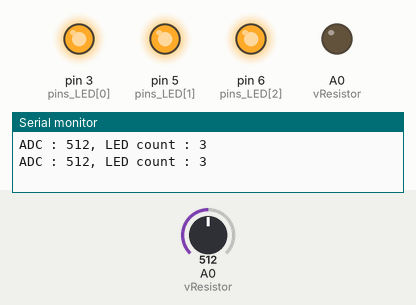
This sketch was run on a simulated Arduino Uno, built with avr-gcc and run on an emulated ATmega328P. Parts: output pins drawn as LEDs (lit = HIGH), the last lines printed to the serial monitor. Inputs (shaded band) come from the test bench; at power-on: A0 (vResistor) = 512.

Above: at 1.8 s.
1.9 s: A0 (vResistor) set to 498
At 2.7 s:
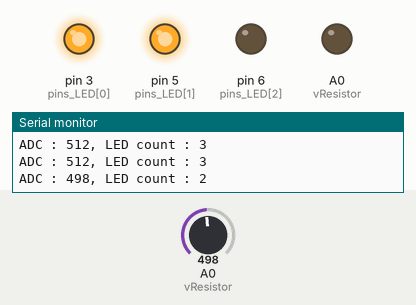
3.5 s: A0 (vResistor) set to 273
5.2 s: A0 (vResistor) set to 237
At 7.0 s:
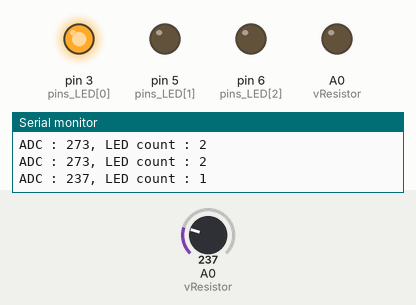
7.5 s: A0 (vResistor) set to 900
At 8.6 s:
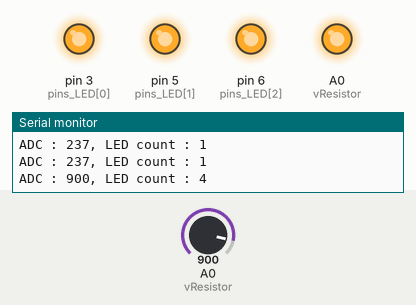
9.5 s: A0 (vResistor) set to 781
11.2 s: A0 (vResistor) set to 755
At 12.9 s:
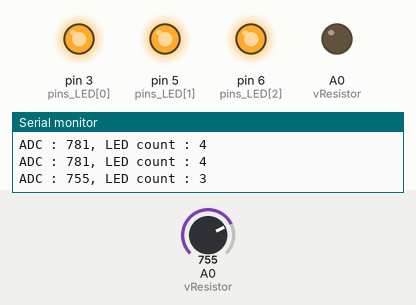
Timing chart, 0 to 14.4 s (numbered marks = the images above; inputs shaded):
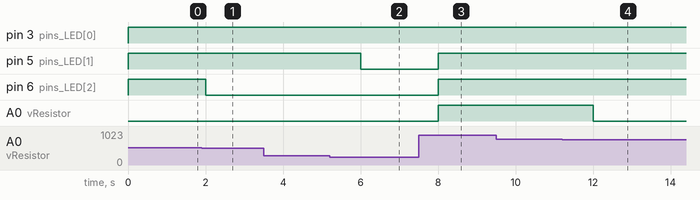

Measured:
- the behaviour switches between 512 and 511 on A0 (vResistor) (found by bisection; images 0 and 1)
- the behaviour switches between 256 and 255 on A0 (vResistor) (found by bisection; images 1 and 2)
- the behaviour switches between 768 and 767 on A0 (vResistor) (found by bisection; images 3 and 4)
- after the input at 1.9 s, pin 6 (pins_LED[2]): HIGH → LOW after 0.10 s
- after the input at 5.2 s, pin 5 (pins_LED[1]): HIGH → LOW after 0.80 s
- after the input at 7.5 s, pin 5 (pins_LED[1]), pin 6 (pins_LED[2]), A0 (vResistor): LOW → HIGH after 0.50 s
- after the input at 11.2 s, A0 (vResistor): HIGH → LOW after 0.81 s

The sketch:

Potentiometer_LED_Count.ino
```cpp
int vResistor = A0; // A0 핀에 가변저항 연결
int pins_LED[] = {3, 5, 6}; // LED 연결 핀

void setup() {
  Serial.begin(9600); // 시리얼 통신 초기화
  pinMode(vResistor, INPUT);
  for (int i = 0; i < 4; i++) {
    pinMode(pins_LED[i], OUTPUT);
    digitalWrite(pins_LED[i], LOW);
  }
}

void loop() {
  int adc = analogRead(vResistor); // 가변저항 값 읽기
  int count_led = (adc >> 8) + 1; // LED 개수 결정
  for (int i = 0; i < 4; i++) { // LED 점멸
    if (i < count_led)
      digitalWrite(pins_LED[i], HIGH);
    else
      digitalWrite(pins_LED[i], LOW);
  }
  // ADC 값과 LED 개수 출력
  Serial.println(String("ADC : ") + adc + ", LED count : " + count_led);
  delay(1000); // 1초(1000ms) 대기
}
```
